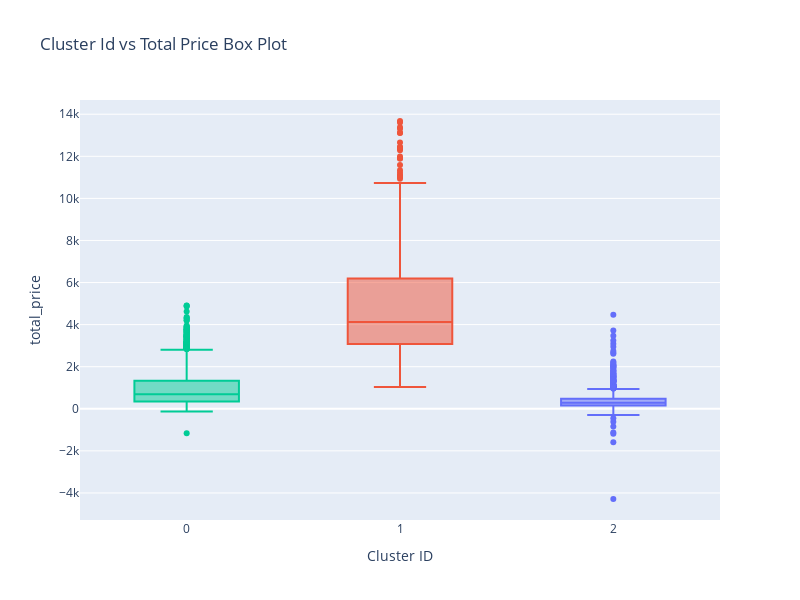

Write notebook code for a chart like this one.
### Code cell
fig = px.box(rfm_df, x='Cluster_Id', y='total_price',
             title="Cluster Id vs Total Price Box Plot",
             labels={'Cluster_Id': 'Cluster ID', 'total_price':'total_price'},
             color='Cluster_Id')

fig.update_layout(
    xaxis=dict(title='Cluster ID', title_font=dict(size=14)),
    yaxis=dict(title='total_price', title_font=dict(size=14)),
    showlegend=False,
    width=800,
    height=600
)

fig.show()

### Figure 1 — Plotly figure (JSON) as saved in the notebook; plotly's stock layout.template omitted (floating-point values rounded to 4 significant figures; data arrays with more than 128 entries replaced by an {"elided": "..."} marker saying what was removed)
{"data": [{"alignmentgroup": "True", "hovertemplate": "Cluster ID=%{x}<br>total_price=%{y}<extra></extra>", "legendgroup": "2", "marker": {"color": "#636efa"}, "name": "2", "notched": false, "offsetgroup": "2", "orientation": "v", "showlegend": true, "type": "box", "x": {"elided": "1068 int values"}, "x0": " ", "xaxis": "x", "y": {"elided": "1068 float values"}, "y0": " ", "yaxis": "y"}, {"alignmentgroup": "True", "hovertemplate": "Cluster ID=%{x}<br>total_price=%{y}<extra></extra>", "legendgroup": "1", "marker": {"color": "#EF553B"}, "name": "1", "notched": false, "offsetgroup": "1", "orientation": "v", "showlegend": true, "type": "box", "x": {"elided": "499 int values"}, "x0": " ", "xaxis": "x", "y": {"elided": "499 float values"}, "y0": " ", "yaxis": "y"}, {"alignmentgroup": "True", "hovertemplate": "Cluster ID=%{x}<br>total_price=%{y}<extra></extra>", "legendgroup": "0", "marker": {"color": "#00cc96"}, "name": "0", "notched": false, "offsetgroup": "0", "orientation": "v", "showlegend": true, "type": "box", "x": {"elided": "2726 int values"}, "x0": " ", "xaxis": "x", "y": {"elided": "2726 float values"}, "y0": " ", "yaxis": "y"}], "layout": {"boxmode": "overlay", "height": 600, "legend": {"title": {"text": "Cluster ID"}, "tracegroupgap": 0}, "showlegend": false, "title": {"text": "Cluster Id vs Total Price Box Plot"}, "width": 800, "xaxis": {"anchor": "y", "categoryarray": [2, 1, 0], "categoryorder": "array", "domain": [0, 1], "title": {"font": {"size": 14}, "text": "Cluster ID"}}, "yaxis": {"anchor": "x", "domain": [0, 1], "title": {"font": {"size": 14}, "text": "total_price"}}}}
